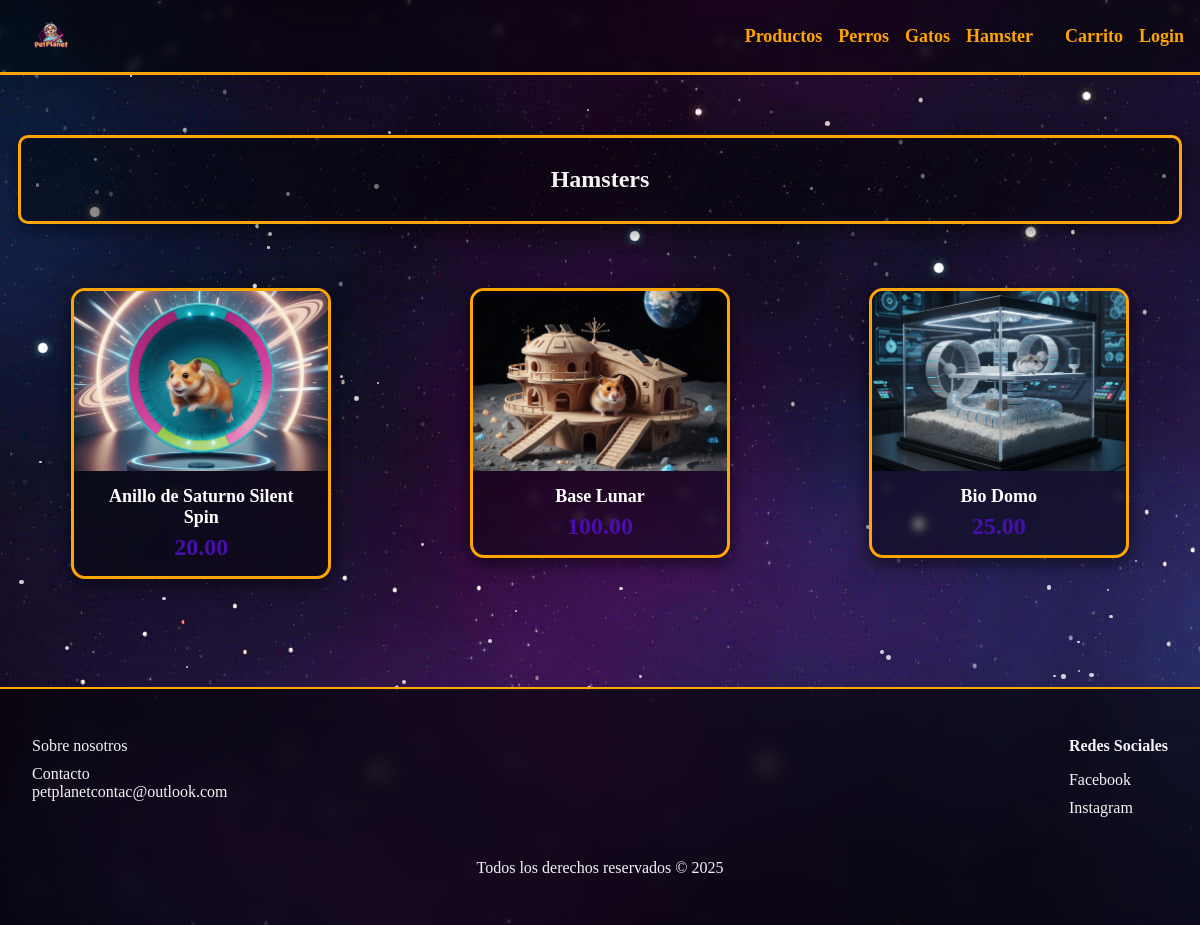
Screenshot of /hamsters.php with the database file from the repository.
### tables this page shows
CREATE TABLE `productos` (
  `id` int(11) NOT NULL,
  `nombre` varchar(100) DEFAULT NULL,
  `descripcion` text DEFAULT NULL,
  `precio` decimal(10,2) DEFAULT NULL,
  `stock` int(11) DEFAULT NULL,
  `imagen` varchar(255) DEFAULT NULL,
  `id_categoria` int(11) DEFAULT NULL
);

### hamsters.php (the view, shortened to what this page needs)
<?php
include 'includes/db.php';
$query = "SELECT * FROM productos WHERE id_categoria=3";
$resultado = mysqli_query($conn, $query);
?>
<!DOCTYPE html>
<html lang="es">
<head>
    <link rel="stylesheet" href="assets/css/style.css">
</head>
<body>
    <div class="fondo-espacial">
        <?php include 'includes/header.php'; ?>
        <main>
            <div class="page">
                <h2 class="hero">Hamsters</h2>
                <div class="productos">
                    <?php while ($row = mysqli_fetch_assoc($resultado)) { ?>
                        <a href="producto-detalle.php?id=<?php echo $row['id']; ?>">
                            <article class="card">
                                <div class="img">
                                    <img src="<?php echo $row['imagen']; ?>">
                                </div>
                                <div class="meta">
                                    <p class="nombre"><?php echo $row['nombre']; ?></p>
                                    <p class="precio"><?php echo $row['precio']; ?></p>
                                </div>
                            </article>
                        </a>
                    <?php } ?>
                </div>
        </main>
        <?php include 'includes/footer.php'; ?>
</body>
</html>

### assets/Css/style.css (style rules this page uses)
* { margin: 0; padding: 0; box-sizing: border-box; text-decoration: none; list-style: none; }
main { flex: 1; position: relative; z-index: 10; }
.page { max-width: 1200px; margin: 26px auto; padding: 18px; }
.hero { background: rgba(0, 0, 0, 0.45); border-radius: 10px; padding: 28px; text-align: center; border: 3px solid #ffa500; box-shadow: 0 6px 20px rgba(0, 0, 0, 0.5); margin-bottom: 1rem; margin-top: 1rem; }
.card { width: 260px; background: rgba(0, 0, 0, 0.4); border-radius: 14px; border: 3px solid #ffa500; box-shadow: 0 5px 18px rgba(0, 0, 0, 0.6); overflow: hidden; transition: transform 0.45s ease, box-shadow 0.45s ease; cursor: pointer; backdrop-filter: blur(4px); position: relative; z-index: 10; }
.card .img { height: 180px; display: flex; justify-content: center; align-items: center; }
.card .img img { width: 100%; height: 100%; object-fit: cover; }
.meta { padding: 15px; text-align: center; }
.nombre { font-size: 18px; font-weight: bold; color: white; }
.precio { font-size: 20px; font-weight: bold; margin-top: 6px; color: #9bce42; }
.productos { display: grid; justify-items: center; grid-template-columns: 1fr 1fr 1fr; gap: 2rem; justify-content: center; margin-bottom: 2rem; margin-top: 4rem; }
.precio { font-size: 1.5rem; color: #490fad; font-weight: bold; }
.fondo-espacial { width: 100%; min-height: 100vh; background-image: url("../img/fondo/espacio4.jpg"); color: #f4f4f4; position: relative; display: flex; flex-direction: column; }

### rows the page displays
productos: imagen (picture), nombre "Anillo de Saturno Silent Spin", precio "20.00"
productos: imagen (picture), nombre "Base Lunar", precio "100.00"
productos: imagen (picture), nombre "Bio Domo", precio "25.00"
